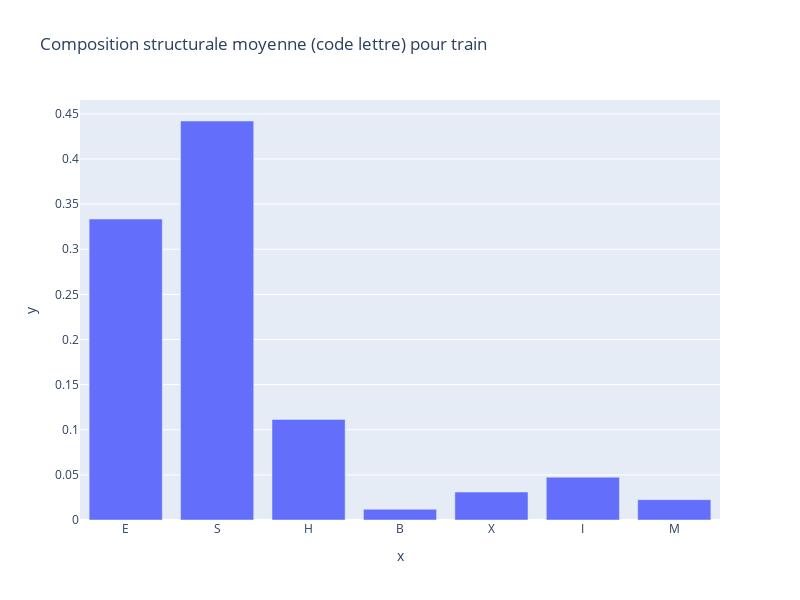

The code cell stored with this chart in its notebook:
### Code cell
fig = px.bar(
    x= names, 
    y= values,
    orientation='v', 
    title='Composition structurale moyenne (code lettre) pour train',
    height=600, 
    width=800
)
fig.show()

### Figure 1 — Plotly figure (JSON) as saved in the notebook; plotly's stock layout.template omitted (floating-point values rounded to 4 significant figures)
{"data": [{"alignmentgroup": "True", "hovertemplate": "x=%{x}<br>y=%{y}<extra></extra>", "legendgroup": "", "marker": {"color": "#636efa"}, "name": "", "offsetgroup": "", "orientation": "v", "showlegend": false, "textposition": "auto", "type": "bar", "x": ["E", "S", "H", "B", "X", "I", "M"], "xaxis": "x", "y": [0.3335, 0.4421, 0.1115, 0.01195, 0.03099, 0.04746, 0.02255], "yaxis": "y"}], "layout": {"barmode": "relative", "height": 600, "legend": {"tracegroupgap": 0}, "title": {"text": "Composition structurale moyenne (code lettre) pour train"}, "width": 800, "xaxis": {"anchor": "y", "domain": [0, 1], "title": {"text": "x"}}, "yaxis": {"anchor": "x", "domain": [0, 1], "title": {"text": "y"}}}}
